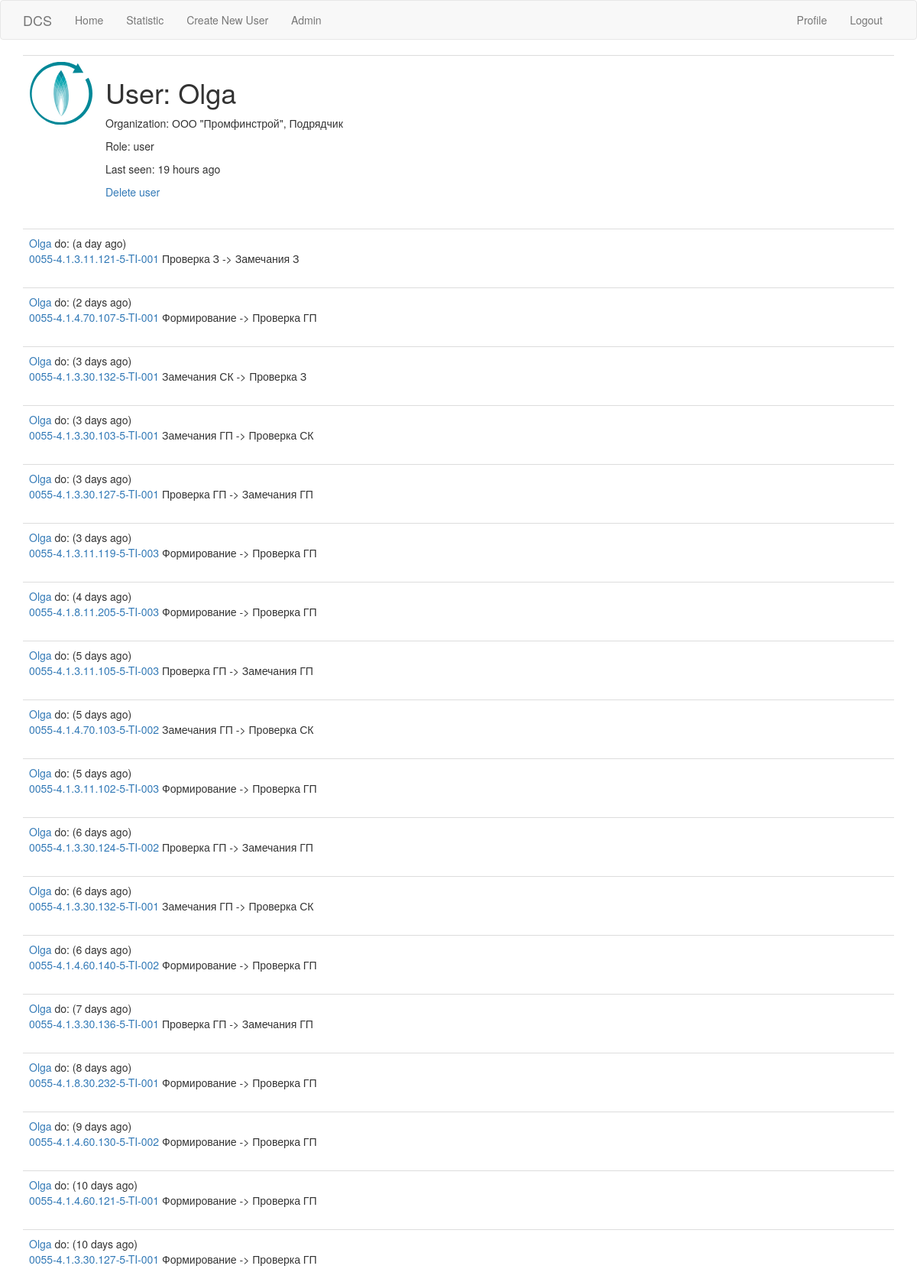
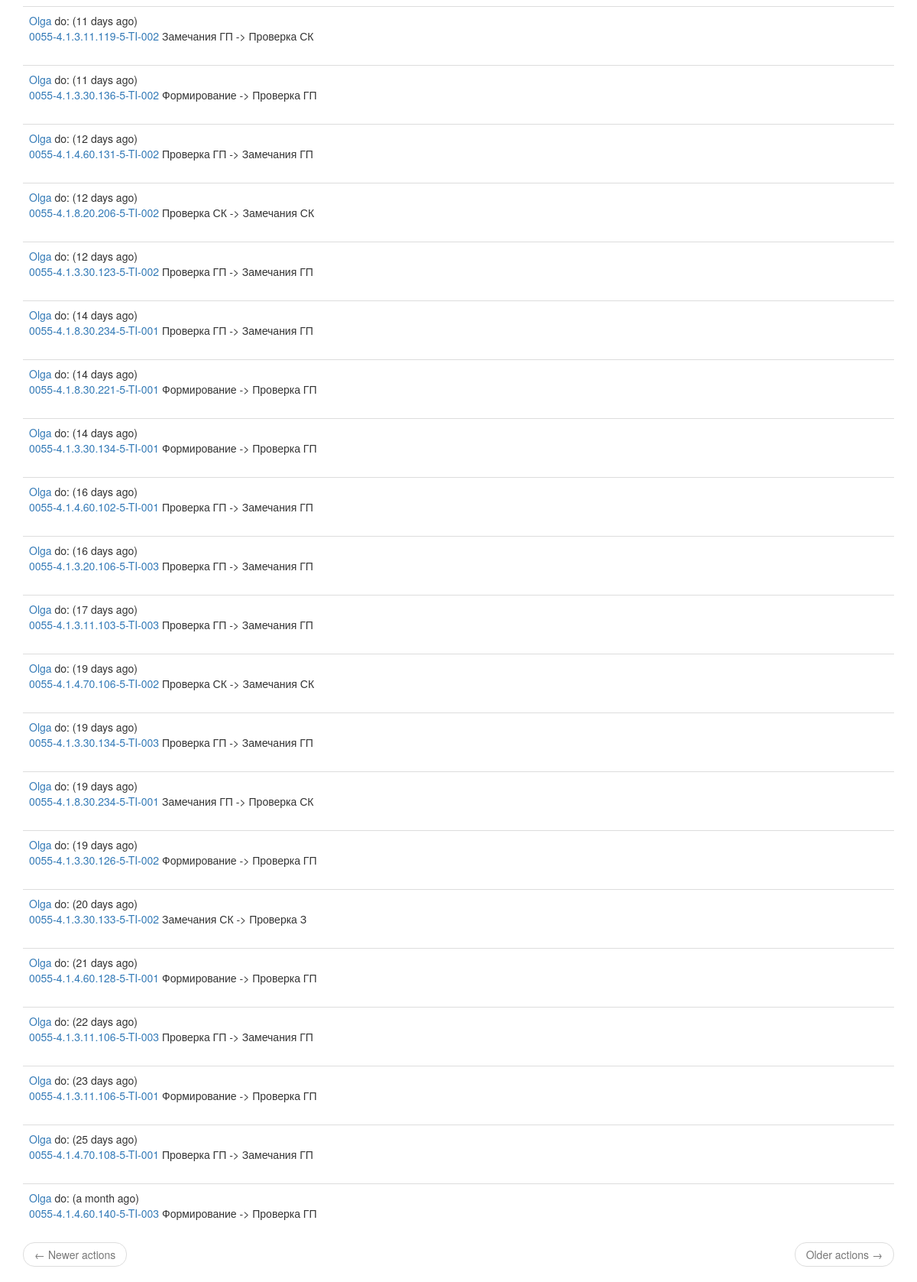
The page /user/Olga (signed in) on the database its author committed (2 pictures, top to bottom).
### app/models.py (models this page shows, shortened)
class User(UserMixin, db.Model):
    id = db.Column(db.Integer, primary_key=True)
    username = db.Column(db.String(64), index=True, unique=True)
    email = db.Column(db.String(120), index=True, unique=True)
    telegram_id = db.Column(db.Integer)
    password_hash = db.Column(db.String(128))
    last_seen = db.Column(db.DateTime, default=datetime.utcnow)
    user_role_id = db.Column(db.Integer, db.ForeignKey('role.id'))
    user_company_id = db.Column(db.Integer, db.ForeignKey('company.id'))
    actions = db.relationship('Action', backref='author', lazy='dynamic')
    def has_role(self, role):
        return role == Role.query.get(self.user_role_id).role_name

class Company(db.Model):
    id = db.Column(db.Integer, primary_key=True)
    org_full_name = db.Column(db.String(120), nullable=False)
    org_short_name = db.Column(db.String(20), nullable=False)
    org_type = db.Column(db.String(20), nullable=False)
    books = db.relationship('Book', backref='company', lazy='dynamic')
    users = db.relationship('User', backref='company', lazy='dynamic')

class Role(db.Model):
    id = db.Column(db.Integer, primary_key=True)
    role_name = db.Column(db.String(30), nullable=False)
    users = db.relationship('User', backref='access_role', lazy='dynamic')

class Action(db.Model):
    id = db.Column(db.Integer, primary_key=True)
    action = db.Column(db.String(140))
    timestamp = db.Column(db.DateTime, index=True, default=datetime.utcnow())
    location = db.Column(db.String(30))
    old_status_id = db.Column(db.Integer, db.ForeignKey('book_status.id'))
    new_status_id = db.Column(db.Integer, db.ForeignKey('book_status.id'))
    user_id = db.Column(db.Integer, db.ForeignKey('user.id'))
    book_id = db.Column(db.Integer, db.ForeignKey('book.id'))
    old_status = db.relationship('BookStatus', foreign_keys=[old_status_id])
    new_status = db.relationship('BookStatus', foreign_keys=[new_status_id])

class Book(db.Model):
    id = db.Column(db.Integer, primary_key=True)
    qr_id = db.Column(db.String(20), index=True, unique=True)
    real_id = db.Column(db.String(140))
    company_id = db.Column(db.Integer, db.ForeignKey('company.id'))
    status_id = db.Column(db.Integer, db.ForeignKey('book_status.id'))
    actions = db.relationship('Action', backref='book', lazy='dynamic')

### app/routes.py (the view)
@app.route('/user/<username>')
@login_required
def user(username):
    user = User.query.filter_by(username=username).first_or_404()
    page = request.args.get('page', 1, type=int)
    actions = user.actions.order_by(Action.timestamp.desc()).paginate(page, app.config['ACTIONS_PER_PAGE'], False)
    next_url = url_for('user', username=user.username, page=actions.next_num) if actions.has_next else None
    prev_url = url_for('user', username=user.username, page=actions.prev_num) if actions.has_prev else None
    return render_template('user.html', user=user, actions=actions.items, title=username,
                           next_url=next_url, prev_url=prev_url)

### app/models.py (called while the page is built)
@login.user_loader
def load_user(id):
    return User.query.get(int(id))

### app/routes.py (called while the page is built)
@app.before_request
def before_request():
    if current_user.is_authenticated:
        current_user.last_seen = datetime.utcnow()
        db.session.commit()

### app/templates/user.html
{% extends "base.html" %}
{% block app_content %}
    <table class="table table-hover">
        <tr>
            <td width="100px"><img src="../static/nipi.svg" alt="" ></td>
            <td>
                <h1>User: {{ user.username }}</h1>
                {% if user.company %}<p>Organization: {{ user.company.org_full_name }}, {{ user.company.org_type }}</p>{% endif %}
                {% if user.access_role %}<p>Role: {{ user.access_role.role_name }}</p>{% endif %}
                {% if user.last_seen %}<p>Last seen: {{ moment(user.last_seen).fromNow() }}</p>{% endif %}
                {% if user == current_user %}
                <p><a href="{{ url_for('edit_profile') }}">Edit your profile</a></p>
                {% elif current_user.access_role.role_name == 'admin' %}
                <p><a href="{{ url_for('delete_user', username=user.username) }}">Delete user</a></p>
                {% endif %}
            </td>
        </tr>
    </table>
    {% if actions %}
        {% for action in actions %}
            {% include '_action.html' %}
        {% endfor %}
        <nav aria-label="...">
        <ul class="pager">
            <li class="previous{% if not prev_url %} disabled{% endif %}">
                <a href="{{ prev_url or '#' }}">
                    <span aria-hidden="true">&larr;</span> Newer actions
                </a>
            </li>
            <li class="next{% if not next_url %} disabled{% endif %}">
                <a href="{{ next_url or '#' }}">
                    Older actions <span aria-hidden="true">&rarr;</span>
                </a>
            </li>
        </ul>
    </nav>
    {% else %}
        <h3 class="text-center text-muted bg-warning col-md-4 col-md-offset-4">{% if user == current_user %}You{% else %}{{ user.username }}{% endif %} has no actions</h3>
    {% endif %}
{% endblock %}

### app/templates/_action.html
<table class="table table-hover">
    <tr>
        <td>
            <a href="{{ url_for('user', username=action.author.username) }}">{{ action.author.username }}</a> do: ({{ moment(action.timestamp).fromNow() }})
            <br><a href="{{ url_for('book', book_qr_id=action.book.qr_id) }}">{{ action.book.real_id  }}</a> {{ action.action }}
        </td>
    </tr>
</table>

### rows shown on the page
User: username "Olga", last_seen "19 hours ago"
Company: company.org_full_name "ООО \"Промфинстрой\"", company.org_type "Подрядчик"
Role: access_role.role_name "user"
Action: author.username "Olga", timestamp "a day ago", book.real_id "0055-4.1.3.11.121-5-TI-001", action "Проверка З -> Замечания З"
Action: author.username "Olga", timestamp "2 days ago", book.real_id "0055-4.1.4.70.107-5-TI-001", action "Формирование -> Проверка ГП"
Action: author.username "Olga", timestamp "3 days ago", book.real_id "0055-4.1.3.30.132-5-TI-001", action "Замечания СК -> Проверка З"
Action: author.username "Olga", timestamp "3 days ago", book.real_id "0055-4.1.3.30.103-5-TI-001", action "Замечания ГП -> Проверка СК"
Action: author.username "Olga", timestamp "3 days ago", book.real_id "0055-4.1.3.30.127-5-TI-001", action "Проверка ГП -> Замечания ГП"
Action: author.username "Olga", timestamp "3 days ago", book.real_id "0055-4.1.3.11.119-5-TI-003", action "Формирование -> Проверка ГП"
Action: author.username "Olga", timestamp "4 days ago", book.real_id "0055-4.1.8.11.205-5-TI-003", action "Формирование -> Проверка ГП"
Action: author.username "Olga", timestamp "5 days ago", book.real_id "0055-4.1.3.11.105-5-TI-003", action "Проверка ГП -> Замечания ГП"
Action: author.username "Olga", timestamp "5 days ago", book.real_id "0055-4.1.4.70.103-5-TI-002", action "Замечания ГП -> Проверка СК"
Action: author.username "Olga", timestamp "5 days ago", book.real_id "0055-4.1.3.11.102-5-TI-003", action "Формирование -> Проверка ГП"
Action: author.username "Olga", timestamp "6 days ago", book.real_id "0055-4.1.3.30.124-5-TI-002", action "Проверка ГП -> Замечания ГП"
Action: author.username "Olga", timestamp "6 days ago", book.real_id "0055-4.1.3.30.132-5-TI-001", action "Замечания ГП -> Проверка СК"
Action: author.username "Olga", timestamp "6 days ago", book.real_id "0055-4.1.4.60.140-5-TI-002", action "Формирование -> Проверка ГП"
Action: author.username "Olga", timestamp "7 days ago", book.real_id "0055-4.1.3.30.136-5-TI-001", action "Проверка ГП -> Замечания ГП"
Action: author.username "Olga", timestamp "8 days ago", book.real_id "0055-4.1.8.30.232-5-TI-001", action "Формирование -> Проверка ГП"
Action: author.username "Olga", timestamp "9 days ago", book.real_id "0055-4.1.4.60.130-5-TI-002", action "Формирование -> Проверка ГП"
Action: author.username "Olga", timestamp "10 days ago", book.real_id "0055-4.1.4.60.121-5-TI-001", action "Формирование -> Проверка ГП"
Action: author.username "Olga", timestamp "10 days ago", book.real_id "0055-4.1.3.30.127-5-TI-001", action "Формирование -> Проверка ГП"
Action: author.username "Olga", timestamp "11 days ago", book.real_id "0055-4.1.3.11.119-5-TI-002", action "Замечания ГП -> Проверка СК"
Action: author.username "Olga", timestamp "11 days ago", book.real_id "0055-4.1.3.30.136-5-TI-002", action "Формирование -> Проверка ГП"
Action: author.username "Olga", timestamp "12 days ago", book.real_id "0055-4.1.4.60.131-5-TI-002", action "Проверка ГП -> Замечания ГП"
Action: author.username "Olga", timestamp "12 days ago", book.real_id "0055-4.1.8.20.206-5-TI-002", action "Проверка СК -> Замечания СК"
Action: author.username "Olga", timestamp "12 days ago", book.real_id "0055-4.1.3.30.123-5-TI-002", action "Проверка ГП -> Замечания ГП"
Action: author.username "Olga", timestamp "14 days ago", book.real_id "0055-4.1.8.30.234-5-TI-001", action "Проверка ГП -> Замечания ГП"
Action: author.username "Olga", timestamp "14 days ago", book.real_id "0055-4.1.8.30.221-5-TI-001", action "Формирование -> Проверка ГП"
Action: author.username "Olga", timestamp "14 days ago", book.real_id "0055-4.1.3.30.134-5-TI-001", action "Формирование -> Проверка ГП"
Action: author.username "Olga", timestamp "16 days ago", book.real_id "0055-4.1.4.60.102-5-TI-001", action "Проверка ГП -> Замечания ГП"
Action: author.username "Olga", timestamp "16 days ago", book.real_id "0055-4.1.3.20.106-5-TI-003", action "Проверка ГП -> Замечания ГП"
Action: author.username "Olga", timestamp "17 days ago", book.real_id "0055-4.1.3.11.103-5-TI-003", action "Проверка ГП -> Замечания ГП"
Action: author.username "Olga", timestamp "19 days ago", book.real_id "0055-4.1.4.70.106-5-TI-002", action "Проверка СК -> Замечания СК"
Action: author.username "Olga", timestamp "19 days ago", book.real_id "0055-4.1.3.30.134-5-TI-003", action "Проверка ГП -> Замечания ГП"
Action: author.username "Olga", timestamp "19 days ago", book.real_id "0055-4.1.8.30.234-5-TI-001", action "Замечания ГП -> Проверка СК"
Action: author.username "Olga", timestamp "19 days ago", book.real_id "0055-4.1.3.30.126-5-TI-002", action "Формирование -> Проверка ГП"
Action: author.username "Olga", timestamp "20 days ago", book.real_id "0055-4.1.3.30.133-5-TI-002", action "Замечания СК -> Проверка З"
Action: author.username "Olga", timestamp "21 days ago", book.real_id "0055-4.1.4.60.128-5-TI-001", action "Формирование -> Проверка ГП"
Action: author.username "Olga", timestamp "22 days ago", book.real_id "0055-4.1.3.11.106-5-TI-003", action "Проверка ГП -> Замечания ГП"
Action: author.username "Olga", timestamp "23 days ago", book.real_id "0055-4.1.3.11.106-5-TI-001", action "Формирование -> Проверка ГП"
Action: author.username "Olga", timestamp "25 days ago", book.real_id "0055-4.1.4.70.108-5-TI-001", action "Проверка ГП -> Замечания ГП"
Action: author.username "Olga", timestamp "a month ago", book.real_id "0055-4.1.4.60.140-5-TI-003", action "Формирование -> Проверка ГП"
